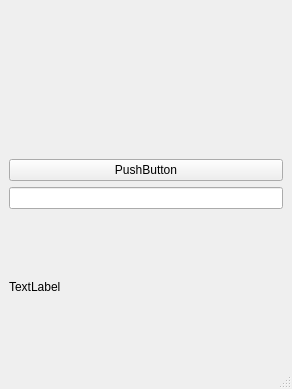
<?xml version="1.0" encoding="UTF-8"?>
<ui version="4.0">
 <class>MainWindow</class>
 <widget class="QMainWindow" name="MainWindow">
  <property name="geometry">
   <rect>
    <x>0</x>
    <y>0</y>
    <width>292</width>
    <height>389</height>
   </rect>
  </property>
  <property name="windowTitle">
   <string>MainWindow</string>
  </property>
  <widget class="QWidget" name="centralwidget">
   <layout class="QVBoxLayout" name="verticalLayout">
    <item>
     <widget class="QWidget" name="widget" native="true"/>
    </item>
    <item>
     <widget class="QPushButton" name="pushButton">
      <property name="text">
       <string>PushButton</string>
      </property>
     </widget>
    </item>
    <item>
     <widget class="QLineEdit" name="lineEdit"/>
    </item>
    <item>
     <widget class="QLabel" name="label">
      <property name="text">
       <string>TextLabel</string>
      </property>
     </widget>
    </item>
   </layout>
  </widget>
  <widget class="QStatusBar" name="statusbar"/>
 </widget>
 <resources/>
 <connections/>
</ui>
